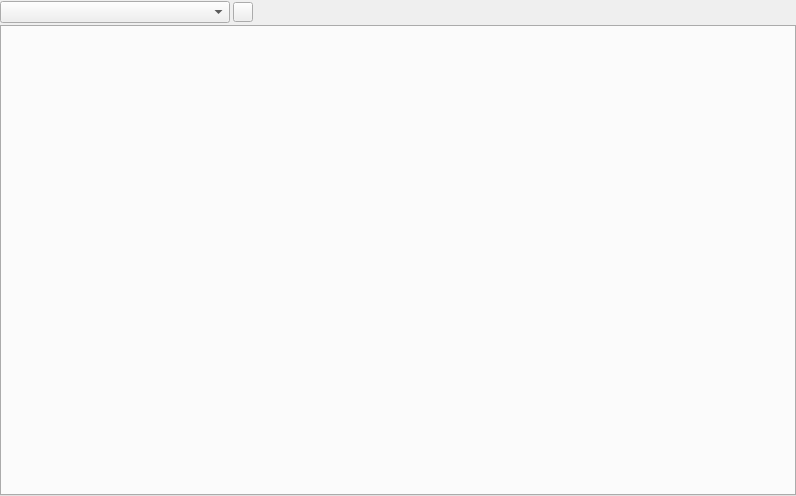
<?xml version="1.0" encoding="UTF-8"?>
<ui version="4.0">
 <class>MultiEditor</class>
 <widget class="QWidget" name="MultiEditor">
  <property name="geometry">
   <rect>
    <x>0</x>
    <y>0</y>
    <width>796</width>
    <height>496</height>
   </rect>
  </property>
  <property name="windowTitle">
   <string>Form</string>
  </property>
  <layout class="QVBoxLayout" name="verticalLayout">
   <property name="spacing">
    <number>0</number>
   </property>
   <property name="leftMargin">
    <number>0</number>
   </property>
   <property name="topMargin">
    <number>0</number>
   </property>
   <property name="rightMargin">
    <number>0</number>
   </property>
   <property name="bottomMargin">
    <number>0</number>
   </property>
   <item>
    <widget class="QWidget" name="topbar" native="true">
     <property name="sizePolicy">
      <sizepolicy hsizetype="Expanding" vsizetype="Fixed">
       <horstretch>0</horstretch>
       <verstretch>0</verstretch>
      </sizepolicy>
     </property>
     <property name="minimumSize">
      <size>
       <width>0</width>
       <height>25</height>
      </size>
     </property>
     <property name="maximumSize">
      <size>
       <width>16777215</width>
       <height>25</height>
      </size>
     </property>
     <property name="font">
      <font>
       <kerning>false</kerning>
      </font>
     </property>
     <layout class="QHBoxLayout" name="horizontalLayout">
      <property name="spacing">
       <number>3</number>
      </property>
      <property name="leftMargin">
       <number>0</number>
      </property>
      <property name="topMargin">
       <number>0</number>
      </property>
      <property name="rightMargin">
       <number>8</number>
      </property>
      <property name="bottomMargin">
       <number>0</number>
      </property>
      <item>
       <widget class="QComboBox" name="comboBox_files">
        <property name="minimumSize">
         <size>
          <width>230</width>
          <height>0</height>
         </size>
        </property>
        <property name="font">
         <font>
          <pointsize>9</pointsize>
          <bold>false</bold>
          <kerning>false</kerning>
         </font>
        </property>
       </widget>
      </item>
      <item alignment="Qt::AlignmentFlag::AlignVCenter">
       <widget class="QToolButton" name="pushButton_closeDoc">
        <property name="minimumSize">
         <size>
          <width>20</width>
          <height>20</height>
         </size>
        </property>
        <property name="maximumSize">
         <size>
          <width>20</width>
          <height>20</height>
         </size>
        </property>
        <property name="text">
         <string/>
        </property>
       </widget>
      </item>
      <item>
       <spacer name="horizontalSpacer">
        <property name="orientation">
         <enum>Qt::Orientation::Horizontal</enum>
        </property>
        <property name="sizeHint" stdset="0">
         <size>
          <width>40</width>
          <height>20</height>
         </size>
        </property>
       </spacer>
      </item>
     </layout>
    </widget>
   </item>
   <item>
    <widget class="QTabWidget" name="tabWidget"/>
   </item>
  </layout>
 </widget>
 <resources/>
 <connections/>
</ui>
